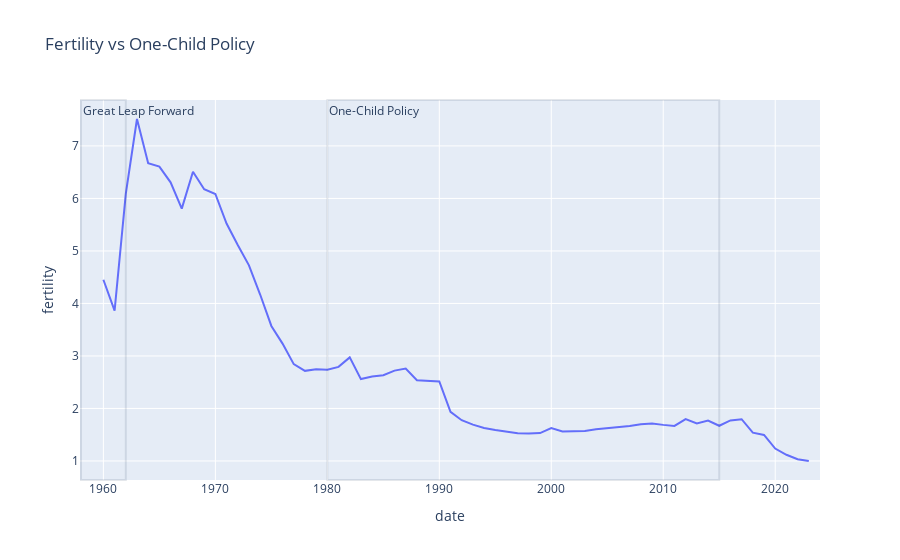

Source (notebook cell):
### Markdown cell above
## Fertility Policy Impact

### Code cell
reform_plot(china_df, "fertility", "Fertility vs One-Child Policy",
            periods = ["One-Child Policy", "Great Leap Forward"])

### Figure 1 — Plotly figure (JSON) as saved in the notebook; plotly's stock layout.template omitted (floating-point values rounded to 4 significant figures)
{"data": [{"hovertemplate": "date=%{x}<br>fertility=%{y}<extra></extra>", "legendgroup": "", "line": {"color": "#636efa", "dash": "solid"}, "marker": {"symbol": "circle"}, "mode": "lines", "name": "", "orientation": "v", "showlegend": false, "type": "scatter", "x": [1960, 1961, 1962, 1963, 1964, 1965, 1966, 1967, 1968, 1969, 1970, 1971, 1972, 1973, 1974, 1975, 1976, 1977, 1978, 1979, 1980, 1981, 1982, 1983, 1984, 1985, 1986, 1987, 1988, 1989, 1990, 1991, 1992, 1993, 1994, 1995, 1996, 1997, 1998, 1999, 2000, 2001, 2002, 2003, 2004, 2005, 2006, 2007, 2008, 2009, 2010, 2011, 2012, 2013, 2014, 2015, 2016, 2017, 2018, 2019, 2020, 2021, 2022, 2023, 2024], "xaxis": "x", "y": [4.451, 3.863, 6.085, 7.513, 6.672, 6.605, 6.307, 5.806, 6.508, 6.175, 6.085, 5.523, 5.112, 4.726, 4.17, 3.571, 3.235, 2.844, 2.716, 2.745, 2.739, 2.792, 2.972, 2.559, 2.607, 2.633, 2.721, 2.76, 2.539, 2.52, 2.514, 1.934, 1.776, 1.691, 1.628, 1.588, 1.554, 1.527, 1.522, 1.53, 1.628, 1.563, 1.566, 1.57, 1.605, 1.624, 1.644, 1.666, 1.701, 1.714, 1.687, 1.668, 1.798, 1.714, 1.769, 1.67, 1.772, 1.795, 1.539, 1.496, 1.236, 1.117, 1.034, 0.999, NaN], "yaxis": "y"}], "layout": {"annotations": [{"showarrow": false, "text": "One-Child Policy", "x": 1980, "xanchor": "left", "xref": "x", "y": 1, "yanchor": "top", "yref": "y domain"}, {"showarrow": false, "text": "Great Leap Forward", "x": 1958, "xanchor": "left", "xref": "x", "y": 1, "yanchor": "top", "yref": "y domain"}], "legend": {"tracegroupgap": 0}, "shapes": [{"opacity": 0.12, "type": "rect", "x0": 1980, "x1": 2015, "xref": "x", "y0": 0, "y1": 1, "yref": "y domain"}, {"opacity": 0.12, "type": "rect", "x0": 1958, "x1": 1962, "xref": "x", "y0": 0, "y1": 1, "yref": "y domain"}], "title": {"text": "Fertility vs One-Child Policy"}, "xaxis": {"anchor": "y", "domain": [0, 1], "title": {"text": "date"}}, "yaxis": {"anchor": "x", "domain": [0, 1], "title": {"text": "fertility"}}}}
